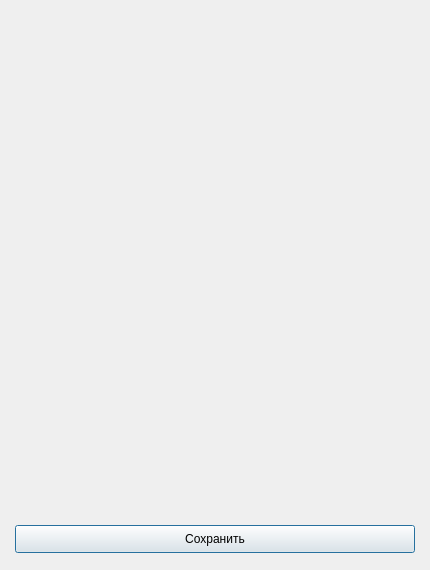
<?xml version="1.0" encoding="UTF-8"?>
<ui version="4.0">
 <class>ThirdWindow</class>
 <widget class="QDialog" name="ThirdWindow">
  <property name="geometry">
   <rect>
    <x>0</x>
    <y>0</y>
    <width>430</width>
    <height>570</height>
   </rect>
  </property>
  <property name="minimumSize">
   <size>
    <width>430</width>
    <height>570</height>
   </size>
  </property>
  <property name="maximumSize">
   <size>
    <width>430</width>
    <height>570</height>
   </size>
  </property>
  <property name="windowTitle">
   <string>Dialog</string>
  </property>
  <layout class="QGridLayout" name="gridLayout">
   <item row="0" column="0">
    <widget class="QCustomPlot" name="widget" native="true">
     <property name="minimumSize">
      <size>
       <width>400</width>
       <height>500</height>
      </size>
     </property>
     <property name="maximumSize">
      <size>
       <width>400</width>
       <height>500</height>
      </size>
     </property>
     <property name="sizeIncrement">
      <size>
       <width>400</width>
       <height>500</height>
      </size>
     </property>
     <property name="baseSize">
      <size>
       <width>400</width>
       <height>500</height>
      </size>
     </property>
    </widget>
   </item>
   <item row="1" column="0">
    <widget class="QPushButton" name="pushButton">
     <property name="maximumSize">
      <size>
       <width>400</width>
       <height>28</height>
      </size>
     </property>
     <property name="text">
      <string>Сохранить</string>
     </property>
    </widget>
   </item>
  </layout>
 </widget>
 <customwidgets>
  <customwidget>
   <class>QCustomPlot</class>
   <extends>QWidget</extends>
   <header>../../qcustomplot.h</header>
   <container>1</container>
  </customwidget>
 </customwidgets>
 <resources/>
 <connections/>
</ui>
